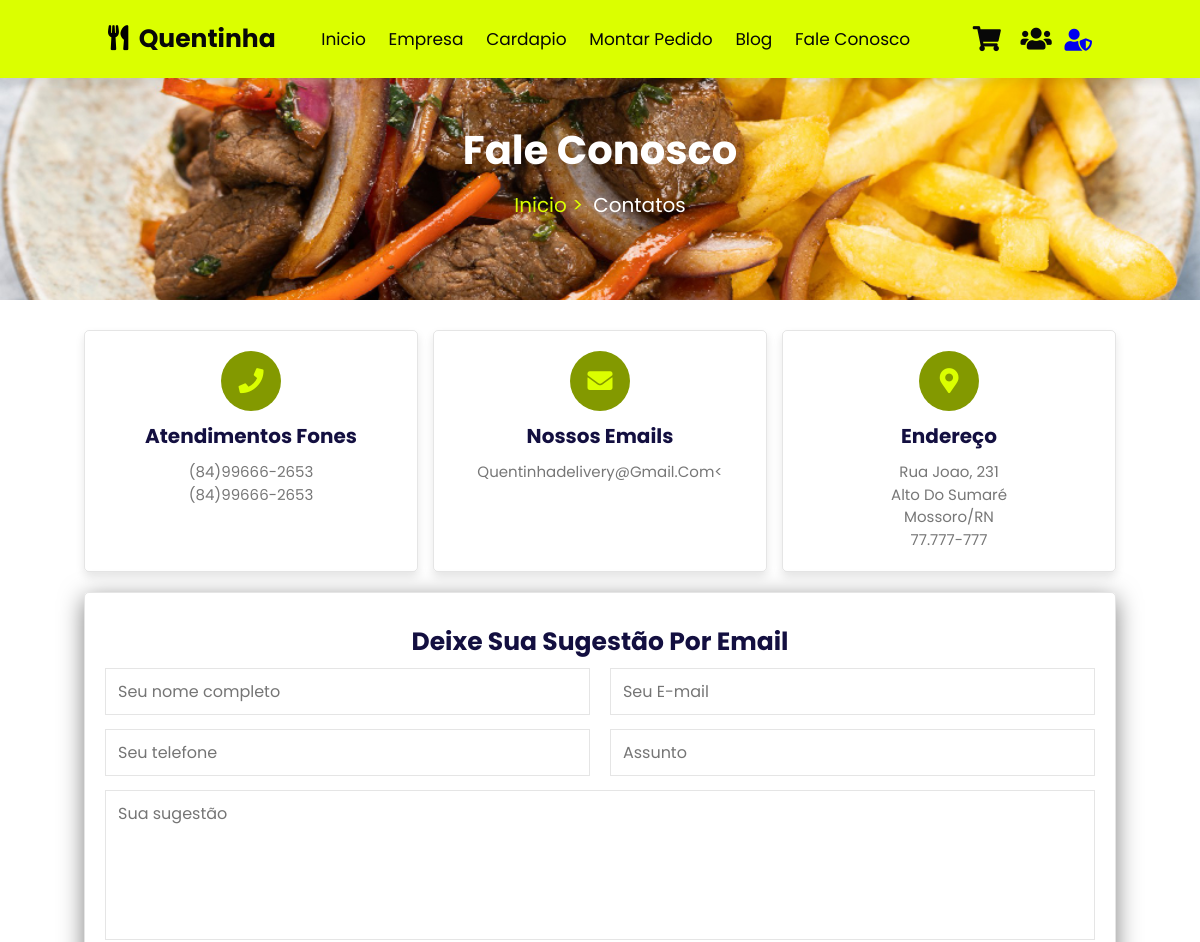
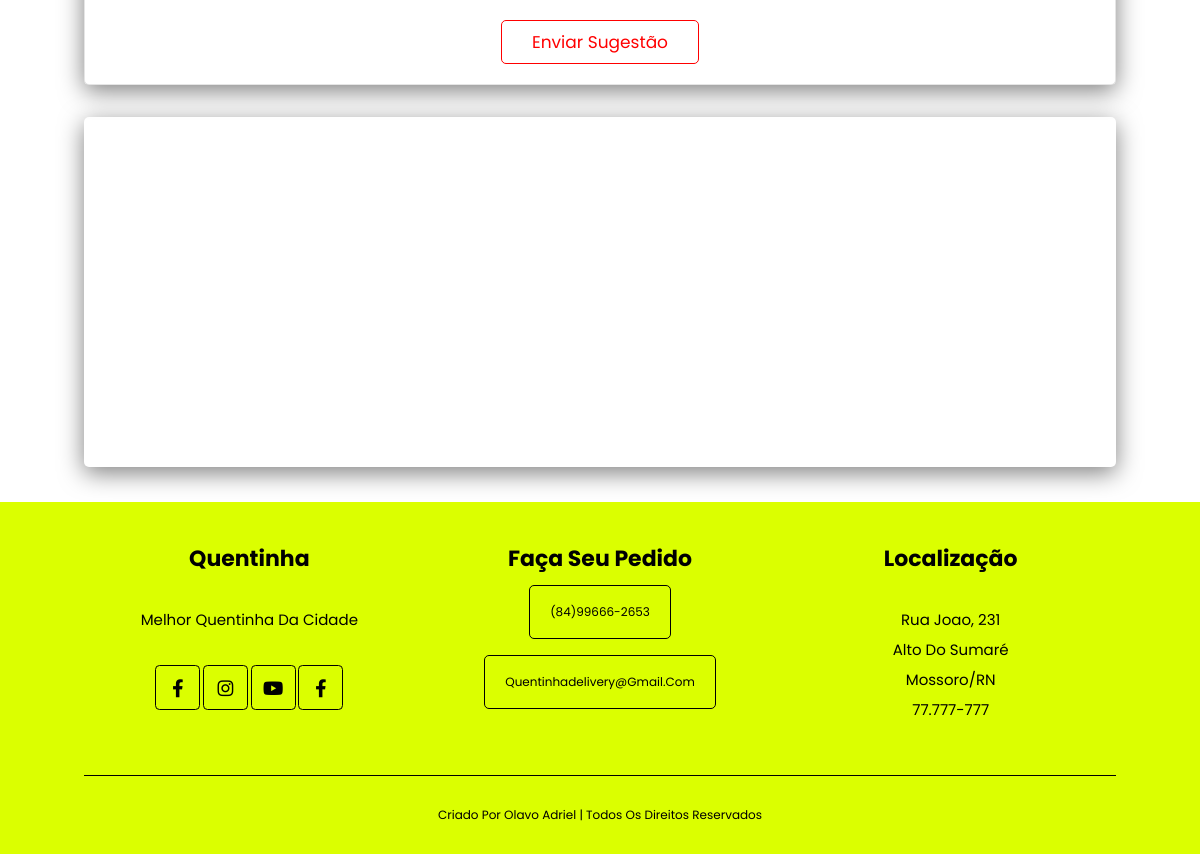
/contatos/, run on an earlier commit of the app's database (2 pictures, top to bottom).
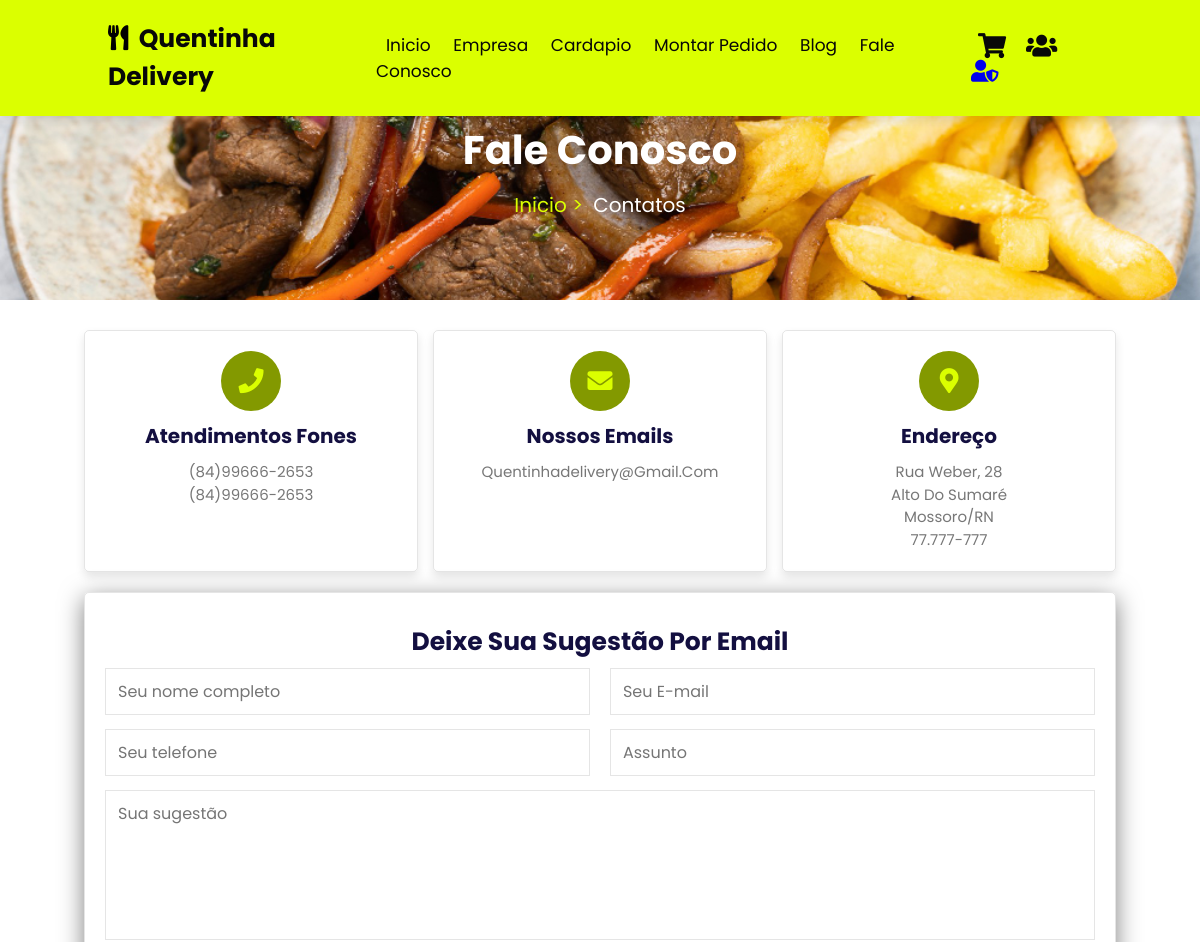
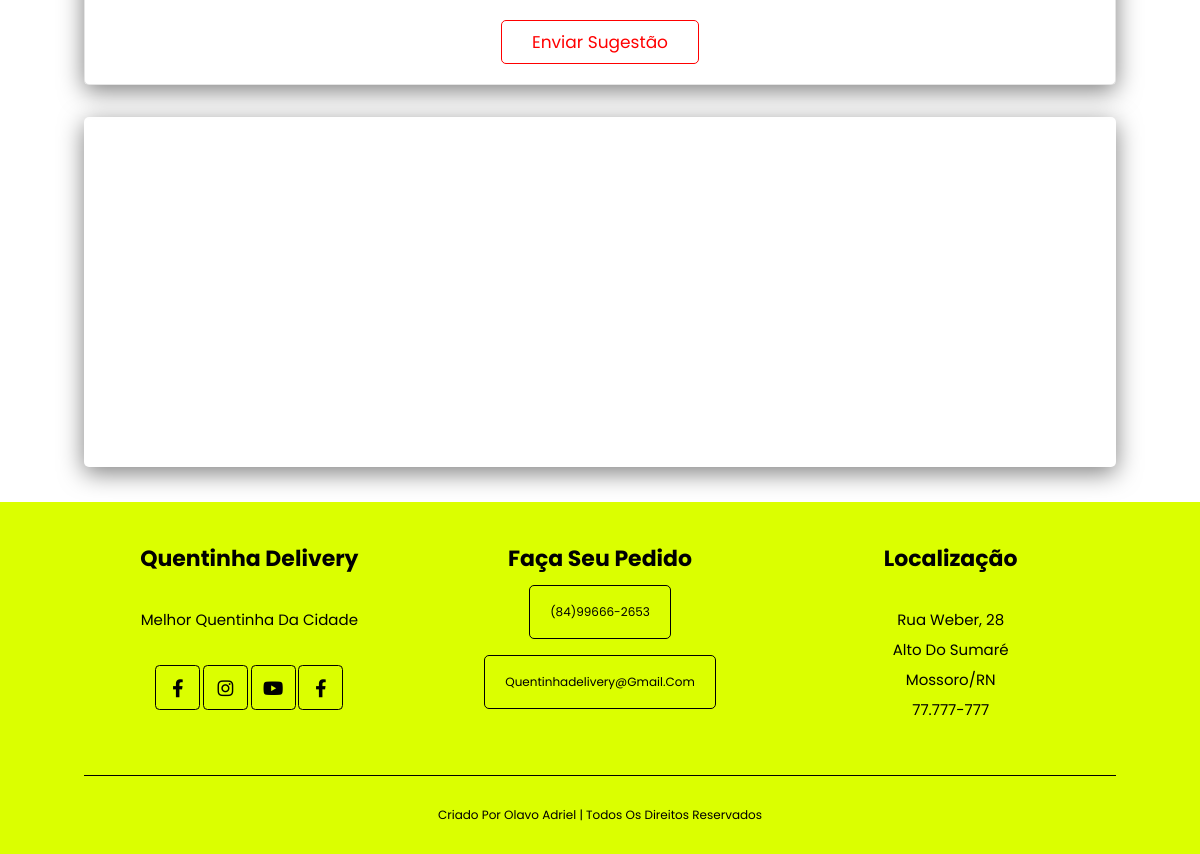
And on a later commit of the database (2 pictures, top to bottom).
### qdelivery/models.py (models this page shows, shortened)
class Dados(models.Model):
    logo = RichTextUploadingField()
    icone = RichTextUploadingField()
    nome = models.CharField(max_length=255)
    subtitulo = RichTextField(blank=True, null=True)
    frete = models.DecimalField(max_digits=10, decimal_places=2)
    cnpj = models.CharField(max_length=100)
    descricao = RichTextField()
    fone = models.CharField(max_length=70, blank=True, null=True)
    whatsapp = models.CharField(max_length=70)
    email = models.CharField(max_length=255)
    endereco = models.CharField(max_length=255, blank=True, null=True)
    numero = models.IntegerField(blank=True, null=True)
    bairro = models.CharField(max_length=255)
    estado = models.ForeignKey(Estado, on_delete=models.CASCADE)
    cidade = models.ForeignKey(Cidade, on_delete=models.CASCADE)
    cep = models.CharField(max_length=100)
    senha_email = models.CharField(max_length=255)
    usuario = models.ForeignKey(User, on_delete=models.CASCADE)
    ultima_atualizacao = models.DateTimeField(auto_now=True)
    tipo = models.CharField(max_length=70, blank=True, null=True)
    class Meta:
        verbose_name = "Dado"
        verbose_name_plural = "Dados"
    def formatar_wtt(self):
        if self.whatsapp:
            numero = self.whatsapp.replace(" ", "").replace("-", "").replace("(", "").replace(")", "")
            if len(numero) == 10:  # Ex: 8499666265
                return f"55{numero[:2]}{numero[2:]}"
            elif len(numero) == 11:  # Ex: 84996626265
                return f"55{numero[:2]}{numero[2:]}"
            else:
                return numero
        return ""

class Cidade(models.Model):
    estado = models.ForeignKey(Estado, on_delete=models.CASCADE, related_name='cidades', null=True, blank=True)
    nome = models.CharField(max_length=75, blank=True, null=True)
    uf = models.CharField(max_length=5, blank=True, null=True)

### qdelivery/views.py (the view)
# urls.py: path('contatos/', views.contatos),
def contatos(request):
    dados = get_object_or_404(Dados, id=1)
    return render(request, "contatos.html", {'dados': dados})

### qdelivery/templates/contatos.html (shortened to what this page needs)
{% extends "base.html" %}
{% load static %}
{% block content %}
<div class="topo-pagina">
    <h1>Fale conosco</h1>
    <p><a href="/" title="contatos">Inicio ></a> Contatos </p>
</div>
<section class="contatos">
    <div class="icone-box">
        <div class="icons">
            <i class="fas fa-phone"></i>
            <h3>Atendimentos Fones</h3>
            <p>{{dados.fone}}</p>
            <p>{{dados.whatsapp}}</p>
        </div>
        <div class="icons">
            <i class="fas fa-envelope"></i>
            <h3>Nossos emails</h3>
            <p>{{dados.email}}</p>
        </div>
        <div class="icons">
            <i class="fas fa-map-marker-alt"></i>
            <h3>Endereço</h3>
            <p>
                {{dados.endereco}}, {{dados.numero}} <br>
               {{ dados.bairro}} <br>
                {{dados.cidade.nome}}/{{dados.cidade.uf}} <br>
                {{ dados.cep}}
            </p>
        </div>
    </div>
    <div class="row">
        <form action="" method="post" enctype="multipart/form-data">
            <h3>Deixe sua sugestão por email</h3>
            <div class="inputBox">
                <input type="text" name="nome" placeholder="Seu nome completo" class="box">
                <input type="email" name="email" placeholder="Seu E-mail" class="box">
            </div>
            <div class="inputBox">
                <input type="tel" name="telefone" placeholder="Seu telefone" class="box">
                <input type="text" name="assunto" placeholder="Assunto" class="box">
            </div>
            <textarea name="qd" placeholder="Sua sugestão" cols="30" rows="10"></textarea>
            <button type="submit" class="btn"> Enviar sugestão</button>
        </form>
    </div>
    <br><br>
    <iframe src="https://www.google.com/maps/embed?pb=!1m18!1m12!1m3!1d3973.139964737275!2d-37.3224144885665!3d-5.240697452714479!2m3!1f0!2f0!3f0!3m2!1i1024!2i768!4f13.1!3m3!1m2!1s0x7ba080acb4836ff%3A0xfc86ae29cbc5d649!2sR.%20Rio%20Claro%2C%2030%20-%20Alto%20do%20Sumar%C3%A9%2C%20Mossor%C3%B3%20-%20RN%2C%2059634-116!5e0!3m2!1spt-BR!2sbr!4v1715298584361!5m2!1spt-BR!2sbr" width="100%" height="350" style="border:0;" allowfullscreen="" loading="lazy"></iframe>
</section>
{% endblock %}

### qdelivery/templates/base.html (shortened to what this page needs)
{% load static %}
<!DOCTYPE html>
<html lang="pt-br">
<head>
    <link rel="stylesheet" href="https://cdnjs.cloudflare.com/ajax/libs/font-awesome/5.15.4/css/all.min.css">
    <link rel="stylesheet" href="https://cdn.jsdelivr.net/npm/swiper@10/swiper-bundle.min.css" />
    <link rel="stylesheet" href="{% static 'css/style.css' %}">
</head>
<body>
<header class="topo-site">
    <a href="" class="logo">
        <i class="fa fa-utensils"></i>
       {{dados.nome}}
    </a>
    <nav class="menu-site">
        <a href="/">Inicio</a>
        <a href="/empresa">Empresa</a>
        <a href="/cardapio">Cardapio</a>
        <a href="">Montar pedido</a>
        <a href="/blog">Blog</a>
        <a href="/contatos">Fale conosco</a>
    </nav>
    <div class="icons">
        <div id="cart" class="fa fa-shopping-cart"></div>
        <div id="login" class="fa fa-users"></div>
        <a href="/admin" class="fa fa-user-shield admin-icon" title="Admin"></a>
    </div>
</header>
<main>
    {% block content %}
    {% endblock %}
</main>
<section class="rodape">
    <div class="box-container">
        <div class="box">
            <h3>{{dados.nome}}</h3>
            <p>Melhor quentinha da cidade</p>
            <div class="rede-sociais">
                <a href="" class="fab fa-facebook-f"></a>
                <a href="//www.instagram.com/quentinhadelivery0" class="fab fa-instagram"></a>
                <a href="" class="fab fa-youtube"></a>
                <a href="" class="fab fa-facebook-f"></a>
            </div>
        </div>
        <div class="box">
            <h3>Faça seu pedido</h3>
            <a class="link" title="WhatsApp" href="//api.whatsapp.com/send/?phone={{dados.formatar_wtt}}&text=Olá gostaria+de+fazer+um+pedido%21&type=phone_number&app_absent=0">{{ dados.fone}} </a><br><br>
            <a class="link" href="mailto:quentinhadelivery@gmail.com" title="quentinhadelivery@gmail.com">quentinhadelivery@gmail.com</a>
        </div>
        <div class="box">
            <h3>Localização</h3>
            <p>
                {{dados.endereco}}, {{dados.numero}} <br>
               {{ dados.bairro}} <br>
                {{dados.cidade.nome}}/{{dados.cidade.uf}} <br>
                {{ dados.cep}}
            </p>
        </div>
    </div>
    <div class="direitos">
        Criado por <span> Olavo Adriel </span> | Todos os direitos reservados
    </div>
</section>
</body>
</html>

What changed in the data, as far as the page shows it:
changed Dados "Alto Do Sumaré": nome "Quentinha" → "Quentinha Delivery"; email "Quentinhadelivery@gmail.com<" → "Quentinhadelivery@gmail.com"; endereco "Rua Joao" → "Rua Weber"; numero "231" → "28"
